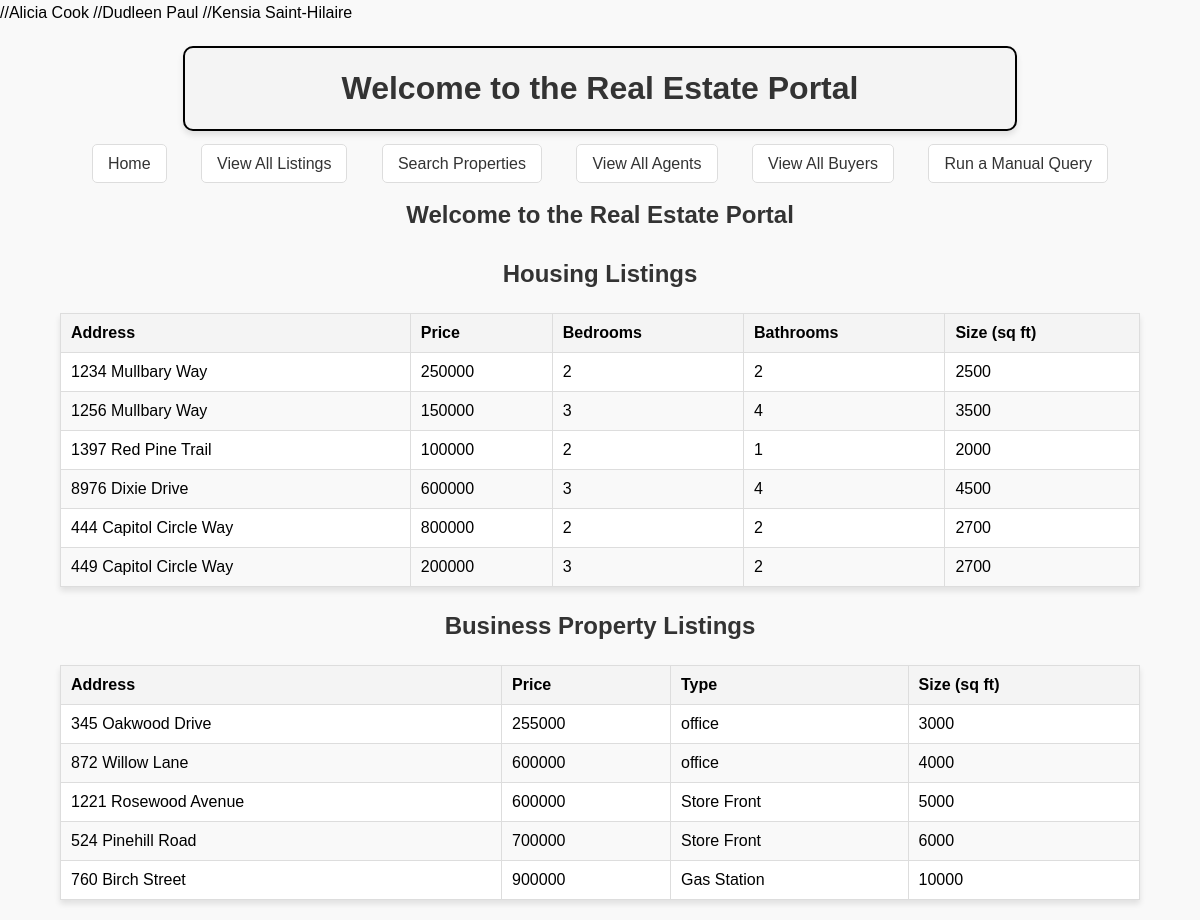
The page / on the database its author committed.
### tables this page shows
CREATE TABLE House (
	bedrooms INTEGER NOT NULL,
	bathrooms INTEGER NOT NULL,
	size INTEGER NOT NULL, 
	address VARCHAR(50) NOT NULL,
	FOREIGN KEY(address) REFERENCES Property(address)
);

CREATE TABLE Property (
	address VARCHAR(50) PRIMARY KEY,
	ownerName VARCHAR(30) NOT NULL,
	price INTEGER NOT NULL
);

CREATE TABLE BusinessProperty(
	type CHAR(20) NOT NULL,
	size INTEGER NOT NULL, 
	address VARCHAR(50) NOT NULL, 
	FOREIGN KEY(address) REFERENCES Property(address)
);

### index.php (the view, shortened to what this page needs)
<?php
include 'db_connection.php';
$housing_query = "
    SELECT Property.address, Property.price, House.bedrooms, House.bathrooms, House.size
    FROM Property
    INNER JOIN House ON Property.address = House.address;
";
$housing_results = $conn->query($housing_query);
$business_query = "
    SELECT Property.address, Property.price, BusinessProperty.type, BusinessProperty.size
    FROM Property
    INNER JOIN BusinessProperty ON Property.address = BusinessProperty.address;
";
$business_results = $conn->query($business_query);
?>
<!DOCTYPE html>
<html lang="en">
<head>
    <link rel="stylesheet" type="text/css" href="styles.css">
</head>
<body>
<?php include 'header.php'; ?>
<h2>Welcome to the Real Estate Portal</h2>
<section>
    <h2>Housing Listings</h2>
    <?php if ($housing_results->num_rows > 0): ?>
        <table>
            <thead>
            <tr>
                <th>Address</th>
                <th>Price</th>
                <th>Bedrooms</th>
                <th>Bathrooms</th>
                <th>Size (sq ft)</th>
            </tr>
            </thead>
            <tbody>
            <?php while ($row = $housing_results->fetch_assoc()): ?>
                <tr>
                    <td><?= htmlspecialchars($row['address']); ?></td>
                    <td><?= htmlspecialchars($row['price']); ?></td>
                    <td><?= htmlspecialchars($row['bedrooms']); ?></td>
                    <td><?= htmlspecialchars($row['bathrooms']); ?></td>
                    <td><?= htmlspecialchars($row['size']); ?></td>
                </tr>
            <?php endwhile; ?>
            </tbody>
        </table>
    <?php else: ?>
        <p>No housing listings found.</p>
    <?php endif; ?>
</section>
<section>
    <h2>Business Property Listings</h2>
    <?php if ($business_results->num_rows > 0): ?>
        <table>
            <thead>
            <tr>
                <th>Address</th>
                <th>Price</th>
                <th>Type</th>
                <th>Size (sq ft)</th>
            </tr>
            </thead>
            <tbody>
            <?php while ($row = $business_results->fetch_assoc()): ?>
                <tr>
                    <td><?= htmlspecialchars($row['address']); ?></td>
                    <td><?= htmlspecialchars($row['price']); ?></td>
                    <td><?= htmlspecialchars($row['type']); ?></td>
                    <td><?= htmlspecialchars($row['size']); ?></td>
                </tr>
            <?php endwhile; ?>
            </tbody>
        </table>
    <?php else: ?>
        <p>No business property listings found.</p>
    <?php endif; ?>
</section>
</body>
</html>

### header.php (shortened to what this page needs)
<!DOCTYPE html>
<html lang="en">
<head>
    <link rel="stylesheet" type="text/css" href="styles.css">
</head>
<body>
<header>
    <h1>Welcome to the Real Estate Portal</h1>
    <nav>
        <ul>
            <li><a href="index.php">Home</a></li>
            <li><a href="list_properties.php">View All Listings</a></li>
            <li><a href="search_form.php">Search Properties</a></li>
            <li><a href="list_agents.php">View All Agents</a></li>
            <li><a href="list_buyers.php">View All Buyers</a></li>
            <li><a href="manual_query_form.php">Run a Manual Query</a></li>
        </ul>
    </nav>
</header>
<main>

### styles.css (style rules this page uses)
body { font-family: Arial, sans-serif; line-height: 1.6; margin: 0; padding: 0; background-color: #f9f9f9; }
h1, h2 { color: #333; text-align: center; }
h1 { border: 2px solid #000; padding: 15px; margin: 20px auto; max-width: 800px; background-color: #f4f4f4; box-shadow: 0px 4px 6px rgba(0, 0, 0, 0.1); border-radius: 10px; }
nav { text-align: center; margin-bottom: 20px; }
nav ul { list-style: none; padding: 0; margin: 0; }
nav ul li { display: inline-block; margin: 0 15px; }
nav ul li a { text-decoration: none; font-size: 16px; color: #333; padding: 10px 15px; border: 1px solid #ddd; border-radius: 5px; background-color: #fff; transition: background-color 0.3s, color 0.3s; }
table { width: 90%; margin: 20px auto; border-collapse: collapse; border: 1px solid #ddd; background-color: #fff; box-shadow: 0px 4px 6px rgba(0, 0, 0, 0.1); }
table, th, td { border: 1px solid #ddd; }
th, td { padding: 10px; text-align: left; }
th { background-color: #f4f4f4; font-weight: bold; }
tr:nth-child(even) { background-color: #f9f9f9; }

### rows shown on the page
house: address.address "1234 Mullbary Way", address.price "250000", bedrooms "2", bathrooms "2", size "2500"
house: address.address "1256 Mullbary Way", address.price "150000", bedrooms "3", bathrooms "4", size "3500"
house: address.address "1397 Red Pine Trail", address.price "100000", bedrooms "2", bathrooms "1", size "2000"
house: address.address "8976 Dixie Drive", address.price "600000", bedrooms "3", bathrooms "4", size "4500"
house: address.address "444 Capitol Circle Way", address.price "800000", bedrooms "2", bathrooms "2", size "2700"
house: address.address "449 Capitol Circle Way", address.price "200000", bedrooms "3", bathrooms "2", size "2700"
businessproperty: address.address "345 Oakwood Drive", address.price "255000", type "office", size "3000"
businessproperty: address.address "872 Willow Lane", address.price "600000", type "office", size "4000"
businessproperty: address.address "1221 Rosewood Avenue", address.price "600000", type "Store Front", size "5000"
businessproperty: address.address "524 Pinehill Road", address.price "700000", type "Store Front", size "6000"
businessproperty: address.address "760 Birch Street", address.price "900000", type "Gas Station", size "10000"
